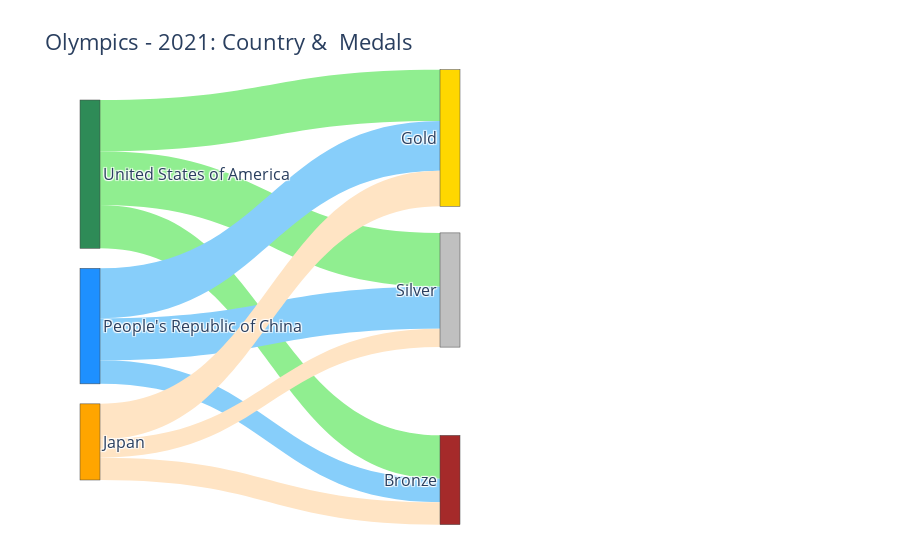

This figure's notebook cell:
### Markdown cell above
### Improve the format of the hoverlabels
Currently, the information displayed in the hover labels is the default text. When you hover on the 
- nodes, the node name, the number of incoming flows, the number of outgoing flows and the total value is displayed. For instance, 
    - node United States of America has a total of 11 medals (=39 Gold + 41 Silver + 33 Bronze)
    - node Gold has  a total of 104 medals (= 39 from the  USA, 38 from China, 27 from Japan)
- links, the source node name and target node name and the value of the link is displayed. For instance, the link from the source node USA to the target node Silver has 39 medals. 

Don't you think the labels are too verbose? All these can be improved.

Let's improve the format of the hover labels using the hovertemplate parameter
- For the nodes, since the hoverlabels are not giving any new information than what is already present, let's take the hoverlabel off by passing an empty hovertemplate = " "
- For the links, we can make the label concise in the format <country>-<medal type>
- For both the nodes and links, let's have the values displayed with the suffix "Medals". e.g 113 Medals instead of just 113. This can be achieved by using the update_traces function with appropriate valueformat and valuesuffix.

### Code cell
NODES = dict( #           0                               1                          2        3       4           5
            label = ["United States of America", "People's Republic of China",   "Japan", "Gold", "Silver", "Bronze"],
            color = [                "seagreen",                 "dodgerblue",  "orange", "gold", "silver", "brown" ],
            x     = [                         0,                            0,         0,    0.5,      0.5,      0.5],
            y     = [                         0,                          0.5,         1,    0.1,      0.5,        1],
            hovertemplate=" ",)

LINK_LABELS = []
for country in ["USA","China","Japan"]:
    for medal in ["Gold","Silver","Bronze"]:
        LINK_LABELS.append(f"{country}-{medal}")
LINKS = dict(   source = [  0,  0,  0,  1,  1,  1,  2,  2,  2], # The origin or the source nodes of the link
                target = [  3,  4,  5,  3,  4,  5,  3,  4,  5], # The destination or the target nodes of the link
                value =  [ 39, 41, 33, 38, 32, 18, 27, 14, 17], # The width (quantity) of the links 
                # Color of the links 
                # Target Node:    3-Gold          4 -Silver        5-Bronze           
                color =     [   "lightgreen",   "lightgreen",   "lightgreen",      # Source Node: 0 - United States of America
                                "lightskyblue", "lightskyblue", "lightskyblue",    # Source Node: 1 - People's Republic of China
                                "bisque",       "bisque",       "bisque"],         # Source Node: 2 - Japan
                label = LINK_LABELS, hovertemplate="%{label}",)

data = go.Sankey(node = NODES, link = LINKS)
fig = go.Figure(data)
fig.update_layout(title="Olympics - 2021: Country &  Medals",  font_size=16)
fig.update_traces( valueformat='3d', valuesuffix=' Medals', selector=dict(type='sankey'))
fig.update_layout(hoverlabel=dict(bgcolor="lightgray",font_size=16,font_family="Rockwell"))
fig.show("png") #fig.show()

### Figure 1 — Plotly figure (JSON) as saved in the notebook; plotly's stock layout.template omitted (floating-point values rounded to 4 significant figures)
{"data": [{"link": {"color": ["lightgreen", "lightgreen", "lightgreen", "lightskyblue", "lightskyblue", "lightskyblue", "bisque", "bisque", "bisque"], "hovertemplate": "%{label}", "label": ["USA-Gold", "USA-Silver", "USA-Bronze", "China-Gold", "China-Silver", "China-Bronze", "Japan-Gold", "Japan-Silver", "Japan-Bronze"], "source": [0, 0, 0, 1, 1, 1, 2, 2, 2], "target": [3, 4, 5, 3, 4, 5, 3, 4, 5], "value": [39, 41, 33, 38, 32, 18, 27, 14, 17]}, "node": {"color": ["seagreen", "dodgerblue", "orange", "gold", "silver", "brown"], "hovertemplate": " ", "label": ["United States of America", "People's Republic of China", "Japan", "Gold", "Silver", "Bronze"], "x": [0, 0, 0, 0.5, 0.5, 0.5], "y": [0, 0.5, 1, 0.1, 0.5, 1]}, "type": "sankey", "valueformat": "3d", "valuesuffix": " Medals"}], "layout": {"font": {"size": 16}, "hoverlabel": {"bgcolor": "lightgray", "font": {"family": "Rockwell", "size": 16}}, "title": {"text": "Olympics - 2021: Country &  Medals"}}}
